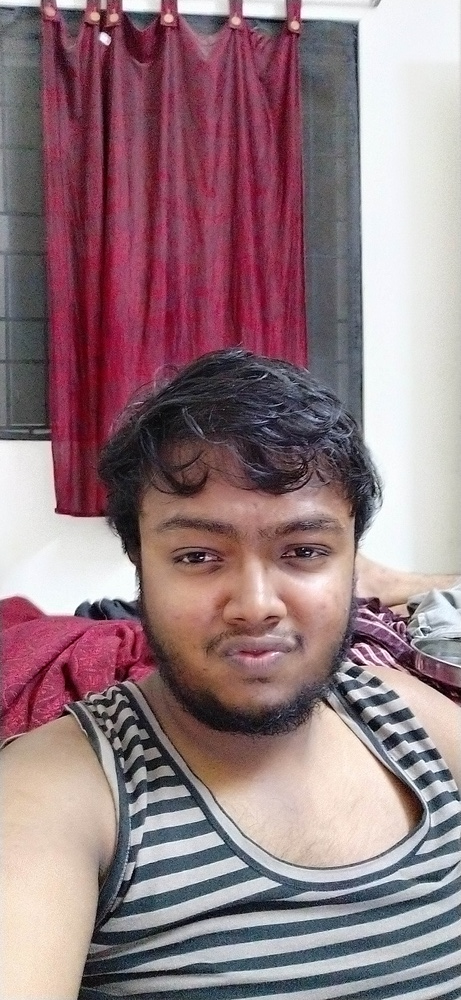
#> input picture images4.jpg, 461 x 1000 px, shrunk from 3008 x 6528 before the run, found by its file name
$ python ImageRecognition.py
#> lines starting #> are read from the running program, lines starting #| are printed output that depends on the picture; after the words box and inside, x2 and y2 are one past the last pixel; in counts of white or black regions, pixels touching at a corner belong together
##importing an image
import cv2

## Laoding the image
## 0 at indicates that the image is in a grey scale format
## For grey scale format It should contains a single channel
## 1 at indicates that the image is in a rgb format
## For rgb image it indicates that the image contains three channels
# img1 = cv2.imread("Image Location",0);
# img = cv2.imread("/home/dev/Downloads/bright-spring-view-cameo-island-260nw-1048185397.jpg",1);

## Printed the matrix of image
# print(img)

## To get the two dimensional arry of the image
# print(img.shape)


## displaying the image And let the wait until the user pressed something
# cv2.imshow("Test image",img);
# cv2.waitKey(0);
## cv2.waitKey(3000)  Window wait for three seconds in other words three thousand milli seconds
# cv2.destroyAllWindows();


## resizing the image
# resized_image=cv2.resize(img,(650,500));
# cv2.imshow("Test image",resized_image);
# cv2.waitKey(0);
## cv2.waitKey(3000)  Window wait for three seconds in other words three thousand milli seconds
# cv2.destroyAllWindows();

## Getting the xml file to apply for the harcascade algorithm
face_cascade = cv2.CascadeClassifier("/home/dev/project/project/haarcascade_frontalface_default.xml")

## Face image so that we can get that detect it as a face
img = cv2.imread("/home/dev/project/project/images4.jpg",1)
#> img is the input picture: shape (1000, 461, 3); mean B, G, R 128.9, 122.9, 149.4

## Conversion of rgb image into greyscale image
grey_img = cv2.cvtColor(img,cv2.COLOR_BGR2GRAY);
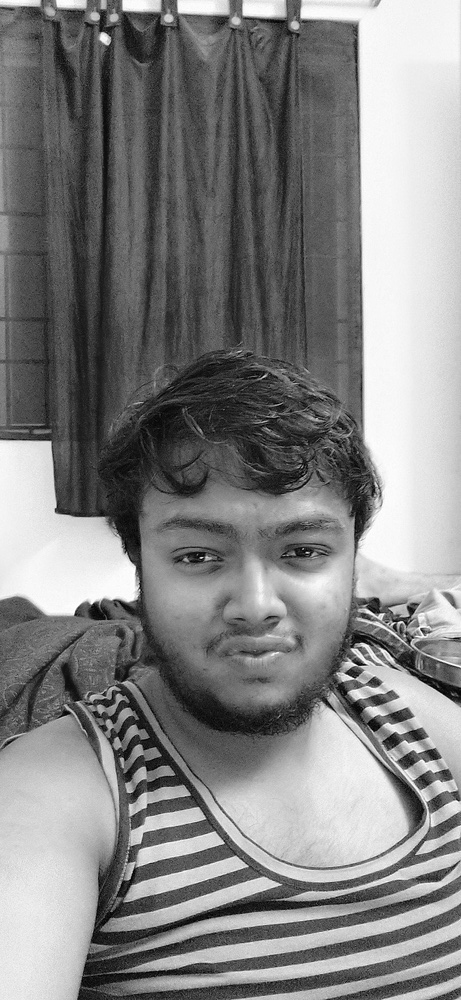
#> grey_img: shape (1000, 461); min 0, max 255, mean 131.5


faces = face_cascade.detectMultiScale(grey_img,scaleFactor=1.05,minNeighbors = 5);
#> faces = [[312, 379, 62, 62], [125, 456, 254, 254]]

for x,y,w,h in faces:
	img = cv2.rectangle(img, (x,y),(x+w,y+h),(255,0,0),3);
#> this loop made 2 passes
#> pass 1, `img = cv2.rectangle(img, (x,y),(x+w,y+h),(255,0,0),3);`:
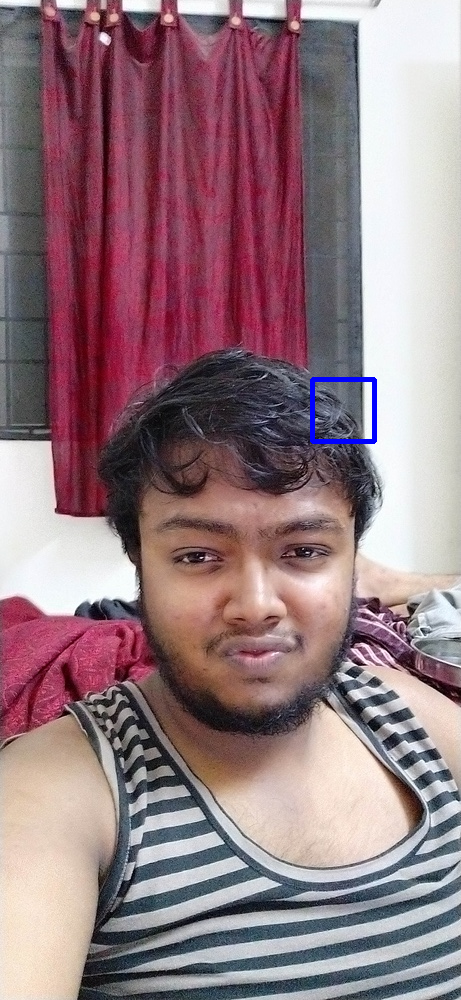
#> img: shape (1000, 461, 3); 0.27% of pixels changed, all inside (x1, y1, x2, y2) = (310, 377, 377, 444)
#> pass 2, `img = cv2.rectangle(img, (x,y),(x+w,y+h),(255,0,0),3);`:
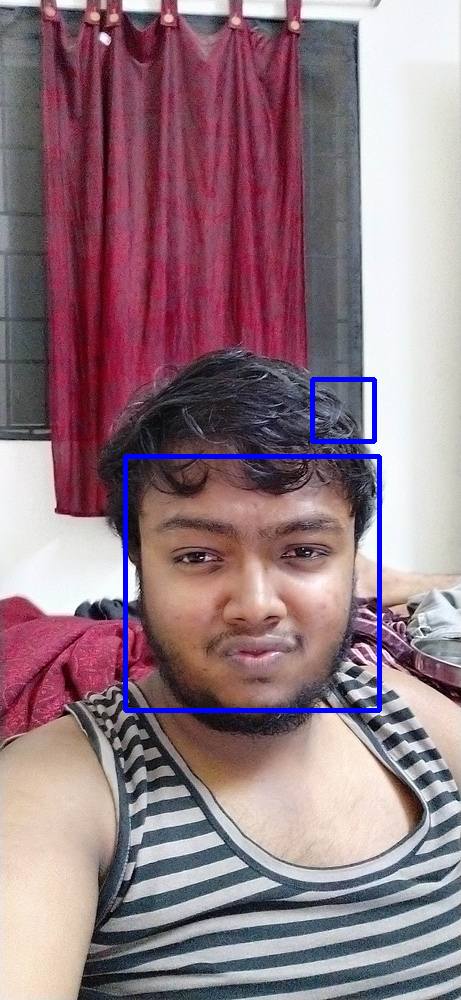
#> img: shape (1000, 461, 3); 1.1% of pixels changed, all inside (x1, y1, x2, y2) = (123, 454, 382, 713)

resized = cv2.resize(img , (int(img.shape[1]/7),int(img.shape[0]/7)));
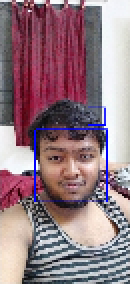
#> resized: shape (142, 65, 3) (shown 2 times larger); mean B, G, R 130.7, 121.3, 147.7
cv2.imshow("gray",resized);
cv2.waitKey(0);
cv2.destroyAllWindows();

$ run again, with images1.jpg copied over images4.jpg
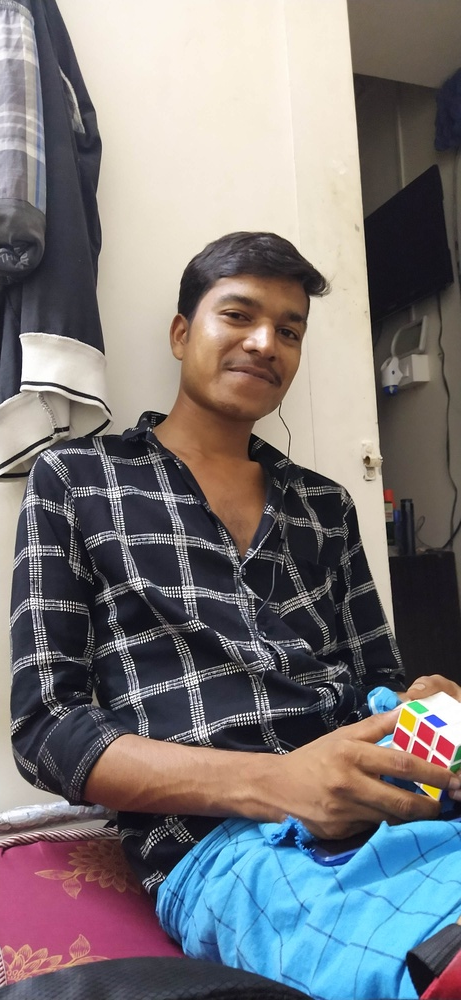
#> input picture images1.jpg, 461 x 1000 px, shrunk from 1844 x 4000 before the run, found by its file name
#> img is the input picture: shape (1000, 461, 3); mean B, G, R 121.9, 120, 123.5
#> `grey_img = cv2.cvtColor(img,cv2.COLOR_BGR2GRAY);`:
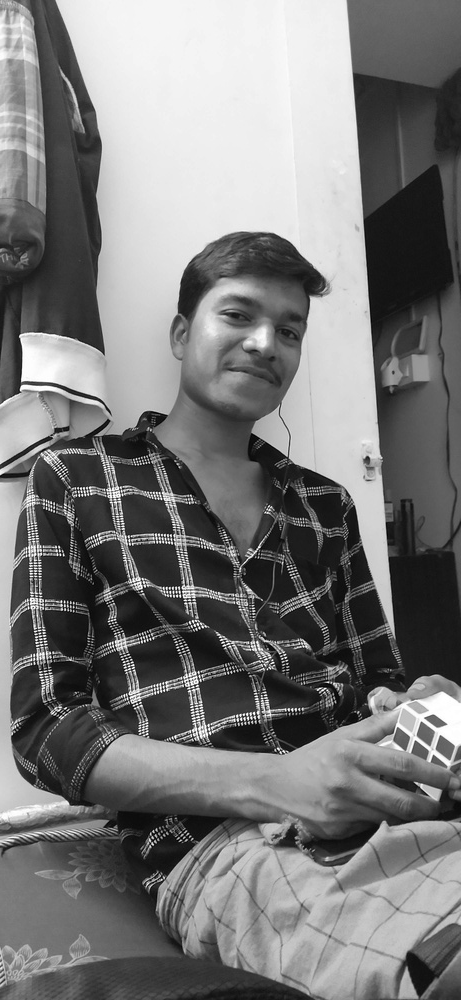
#> grey_img: shape (1000, 461); min 0, max 255, mean 121.3
#> faces = [[181, 261, 145, 145]]
#> the loop `for x,y,w,h in faces:` made 1 pass
#> `resized = cv2.resize(img , (int(img.shape[1]/7),int(img.shape[0]/7)));`:
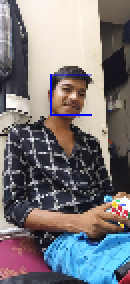
#> resized: shape (142, 65, 3) (shown 2 times larger); mean B, G, R 122.5, 119.2, 122.6

$ run again, with images2.jpg copied over images4.jpg
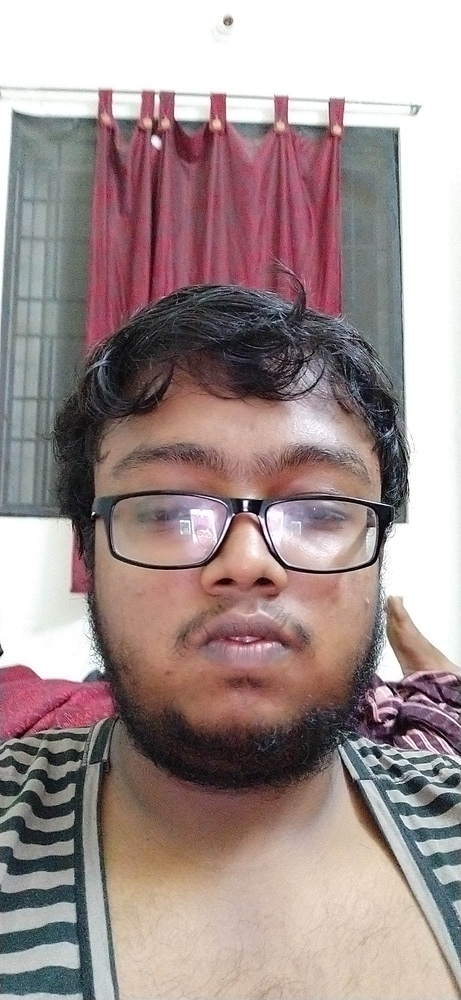
#> input picture images2.jpg, 461 x 1000 px, shrunk from 3008 x 6528 before the run, found by its file name
#> img is the input picture: shape (1000, 461, 3); mean B, G, R 143.8, 145, 162.4
#> `grey_img = cv2.cvtColor(img,cv2.COLOR_BGR2GRAY);`:
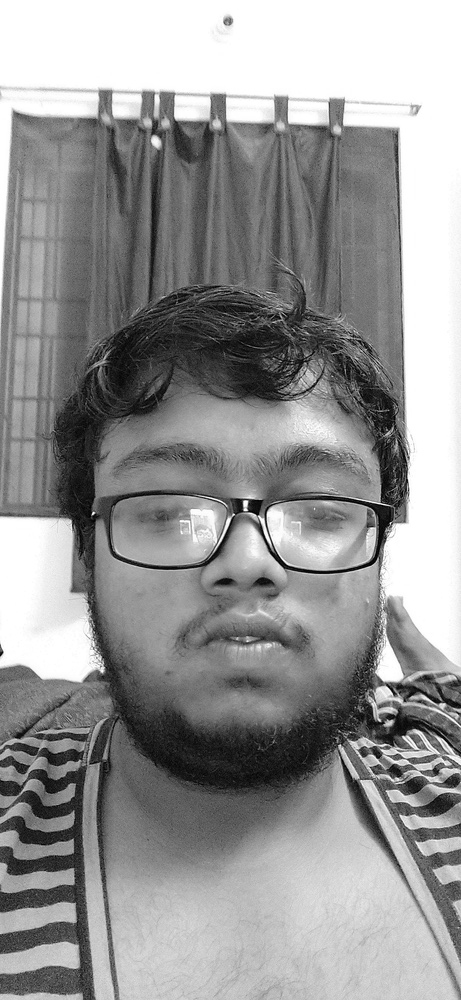
#> grey_img: shape (1000, 461); min 0, max 255, mean 150
#> faces = [[54, 353, 366, 366]]
#> the loop `for x,y,w,h in faces:` made 1 pass
#> `resized = cv2.resize(img , (int(img.shape[1]/7),int(img.shape[0]/7)));`:
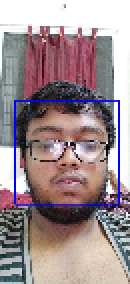
#> resized: shape (142, 65, 3) (shown 2 times larger); mean B, G, R 145.8, 142, 159.2

$ run again, with images.jpeg copied over images4.jpg
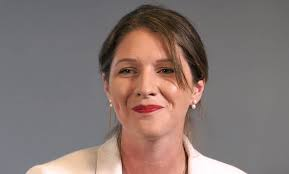
#> input picture images.jpeg, 289 x 174 px, found by its file name
#> img is the input picture: shape (174, 289, 3); mean B, G, R 113.6, 117.7, 133.5
#> `grey_img = cv2.cvtColor(img,cv2.COLOR_BGR2GRAY);`:
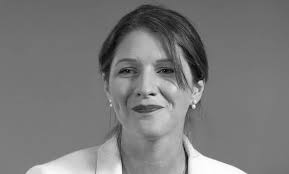
#> grey_img: shape (174, 289); min 2, max 254, mean 122
#> faces = [[97, 33, 96, 96]]
#> the loop `for x,y,w,h in faces:` made 1 pass
#> `resized = cv2.resize(img , (int(img.shape[1]/7),int(img.shape[0]/7)));`:
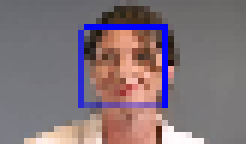
#> resized: shape (24, 41, 3) (shown 6 times larger); mean B, G, R 120.3, 113.5, 128.3
